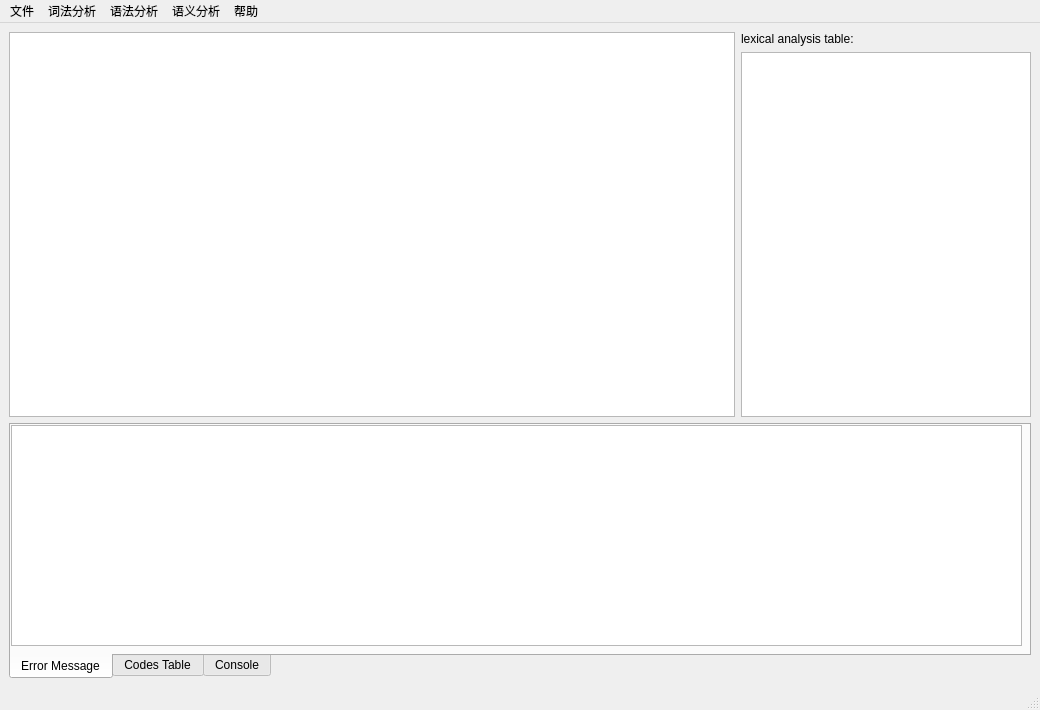
<?xml version="1.0" encoding="UTF-8"?>
<ui version="4.0">
 <class>MainWindow</class>
 <widget class="QMainWindow" name="MainWindow">
  <property name="geometry">
   <rect>
    <x>0</x>
    <y>0</y>
    <width>1040</width>
    <height>710</height>
   </rect>
  </property>
  <property name="maximumSize">
   <size>
    <width>1222</width>
    <height>16777215</height>
   </size>
  </property>
  <property name="windowTitle">
   <string>MainWindow</string>
  </property>
  <widget class="QWidget" name="centralwidget">
   <layout class="QGridLayout" name="gridLayout">
    <item row="4" column="0">
     <layout class="QVBoxLayout" name="verticalLayout" stretch="3,2">
      <item>
       <layout class="QHBoxLayout" name="horizontalLayout" stretch="5,2">
        <item>
         <widget class="QTextEdit" name="textEdit"/>
        </item>
        <item>
         <layout class="QVBoxLayout" name="verticalLayout_2">
          <item>
           <widget class="QLabel" name="label">
            <property name="text">
             <string>lexical analysis table:</string>
            </property>
           </widget>
          </item>
          <item>
           <widget class="QTableView" name="tableView_lex"/>
          </item>
         </layout>
        </item>
       </layout>
      </item>
      <item>
       <widget class="QTabWidget" name="tabWidget">
        <property name="tabPosition">
         <enum>QTabWidget::South</enum>
        </property>
        <property name="currentIndex">
         <number>0</number>
        </property>
        <widget class="QWidget" name="tab">
         <attribute name="title">
          <string>Error Message</string>
         </attribute>
         <widget class="QTextEdit" name="textEdit_ErrorWin">
          <property name="geometry">
           <rect>
            <x>0</x>
            <y>0</y>
            <width>1011</width>
            <height>221</height>
           </rect>
          </property>
          <property name="readOnly">
           <bool>true</bool>
          </property>
         </widget>
        </widget>
        <widget class="QWidget" name="tab_3">
         <attribute name="title">
          <string>Codes Table</string>
         </attribute>
         <widget class="QWidget" name="horizontalLayoutWidget">
          <property name="geometry">
           <rect>
            <x>0</x>
            <y>0</y>
            <width>1011</width>
            <height>221</height>
           </rect>
          </property>
          <layout class="QHBoxLayout" name="horizontalLayout_2">
           <item>
            <layout class="QVBoxLayout" name="verticalLayout_4">
             <item>
              <widget class="QLabel" name="label_2">
               <property name="text">
                <string>intermedicate code:</string>
               </property>
              </widget>
             </item>
             <item>
              <widget class="QTableView" name="tableView_inter"/>
             </item>
            </layout>
           </item>
           <item>
            <layout class="QVBoxLayout" name="verticalLayout_3">
             <item>
              <widget class="QLabel" name="label_3">
               <property name="text">
                <string>object code:</string>
               </property>
              </widget>
             </item>
             <item>
              <widget class="QTableView" name="tableView_obj"/>
             </item>
            </layout>
           </item>
          </layout>
         </widget>
        </widget>
        <widget class="QWidget" name="tab_2">
         <attribute name="title">
          <string>Console</string>
         </attribute>
         <widget class="QTextEdit" name="textEdit_ConsoleWin">
          <property name="geometry">
           <rect>
            <x>0</x>
            <y>0</y>
            <width>1011</width>
            <height>221</height>
           </rect>
          </property>
          <property name="layoutDirection">
           <enum>Qt::LeftToRight</enum>
          </property>
          <property name="readOnly">
           <bool>true</bool>
          </property>
         </widget>
        </widget>
       </widget>
      </item>
     </layout>
    </item>
   </layout>
  </widget>
  <widget class="QMenuBar" name="menubar">
   <property name="geometry">
    <rect>
     <x>0</x>
     <y>0</y>
     <width>1040</width>
     <height>26</height>
    </rect>
   </property>
   <widget class="QMenu" name="menu">
    <property name="title">
     <string>词法分析</string>
    </property>
    <addaction name="Lexical"/>
   </widget>
   <widget class="QMenu" name="menu_2">
    <property name="title">
     <string>语法分析</string>
    </property>
    <widget class="QMenu" name="menuLL_1">
     <property name="title">
      <string>LL(1)语法分析</string>
     </property>
     <addaction name="actionFirst"/>
     <addaction name="actionFollow"/>
     <addaction name="actionPredict"/>
    </widget>
    <addaction name="Grammar"/>
    <addaction name="GramTable"/>
    <addaction name="menuLL_1"/>
   </widget>
   <widget class="QMenu" name="menu_3">
    <property name="title">
     <string>文件</string>
    </property>
    <addaction name="actionopen"/>
    <addaction name="actionsave"/>
    <addaction name="actionsaveas"/>
   </widget>
   <widget class="QMenu" name="menu_5">
    <property name="title">
     <string>帮助</string>
    </property>
    <addaction name="actionabout"/>
   </widget>
   <widget class="QMenu" name="menu_4">
    <property name="title">
     <string>语义分析</string>
    </property>
    <widget class="QMenu" name="menu_6">
     <property name="title">
      <string>中间代码生成</string>
     </property>
     <addaction name="actioninter"/>
     <addaction name="actionobj"/>
    </widget>
    <widget class="QMenu" name="menu_7">
     <property name="title">
      <string>中间代码优化</string>
     </property>
     <addaction name="actionchangliang"/>
     <addaction name="actiongonggong"/>
     <addaction name="actionxunhuan"/>
    </widget>
    <addaction name="actionyuyi"/>
    <addaction name="menu_6"/>
    <addaction name="menu_7"/>
   </widget>
   <addaction name="menu_3"/>
   <addaction name="menu"/>
   <addaction name="menu_2"/>
   <addaction name="menu_4"/>
   <addaction name="menu_5"/>
  </widget>
  <widget class="QStatusBar" name="statusbar"/>
  <action name="actionFirst">
   <property name="text">
    <string>First集</string>
   </property>
  </action>
  <action name="actionFollow">
   <property name="text">
    <string>Follow集</string>
   </property>
  </action>
  <action name="actionPredict">
   <property name="text">
    <string>Predict集</string>
   </property>
  </action>
  <action name="GramTable">
   <property name="text">
    <string>LL(1)语法分析表</string>
   </property>
  </action>
  <action name="Lexical">
   <property name="text">
    <string>词法分析</string>
   </property>
  </action>
  <action name="Grammar">
   <property name="text">
    <string>LL(1)语法分析</string>
   </property>
  </action>
  <action name="actionsave">
   <property name="text">
    <string>保存</string>
   </property>
  </action>
  <action name="actionopen">
   <property name="text">
    <string>打开...</string>
   </property>
  </action>
  <action name="actionsaveas">
   <property name="text">
    <string>另存为...</string>
   </property>
  </action>
  <action name="actionabout111">
   <property name="text">
    <string>关于...</string>
   </property>
  </action>
  <action name="actionabout">
   <property name="text">
    <string>关于...</string>
   </property>
  </action>
  <action name="actionyuyi">
   <property name="text">
    <string>语义分析</string>
   </property>
  </action>
  <action name="actioninter">
   <property name="text">
    <string>中间代码生成</string>
   </property>
  </action>
  <action name="actionobj">
   <property name="text">
    <string>目标代码生成</string>
   </property>
  </action>
  <action name="actionchangliang">
   <property name="text">
    <string>常量表达式优化</string>
   </property>
  </action>
  <action name="actiongonggong">
   <property name="text">
    <string>公共表达式优化</string>
   </property>
  </action>
  <action name="actionxunhuan">
   <property name="text">
    <string>循环不变式外提</string>
   </property>
  </action>
 </widget>
 <resources/>
 <connections/>
</ui>
